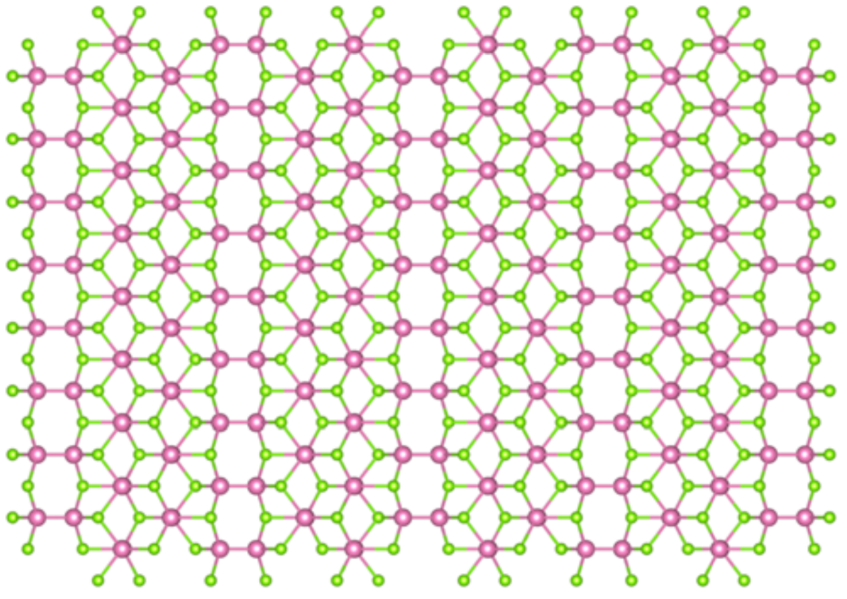
#> input picture rsc/hw03/q1.png, 1694 x 1197 px (shown at 1/2 size)
$ python hw03_01.py   (older library calls are emulated)
#> lines starting #> are read from the running program, lines starting #| are printed output that depends on the picture
### utils/lattice_utils.py
import numpy as np
from sympy import Point, Line, Polygon
from pprint import pprint
from typing import Optional


__author__ = 'Tanjin He'
__maintainer__ = 'Tanjin He'
__email__ = 'tanjin_he@berkeley.edu'


def get_lattice_2D(
    vec_a: np.ndarray,
    vec_b: np.ndarray,
    range_a: Optional[tuple]=None,
    range_b: Optional[tuple]=None,
    range_x: Optional[tuple]=None,
    range_y: Optional[tuple]=None,
):
    if range_a is not None:
        mesh_a = np.arange(range_a[0], range_a[1]+1)
        mesh_b = np.arange(range_b[0], range_b[1]+1)
    elif range_x is not None:
        mesh_a = np.arange(
            int(2*range_x[0]/max(abs(vec_a[0]), abs(vec_b[0]))),
            int(2*range_x[1]/max(abs(vec_a[0]), abs(vec_b[0])))+1,
        )
        mesh_b = np.arange(
            int(2*range_y[0]/max(abs(vec_a[1]), abs(vec_b[1]))),
            int(2*range_y[1]/max(abs(vec_a[1]), abs(vec_b[1])))+1,
        )
    else:
        raise NotImplementedError

    mesh_aa, mesh_bb = np.meshgrid(mesh_a, mesh_b)
    mesh_grid = np.stack([mesh_aa, mesh_bb], axis=-1)
    vec_cell = np.stack([vec_a, vec_b])
    all_points = mesh_grid@vec_cell
    all_points = np.reshape(all_points, (-1, 2))

    # screen points
    lattice_points = []
    if range_x is not None:
        for p in all_points:
            if (
                range_x[0] < p[0] < range_x[1]
                and range_y[0] < p[1] < range_y[1]
            ):
                lattice_points.append(p)
    else:
        lattice_points = all_points

    return np.array(lattice_points)


# [30 lines left out: functions get_bisector_line, get_line_intersection, not called in this run]


def get_polygon_area(vertices):
    polygon_1 = Polygon(*vertices)
    return float(polygon_1.area)


# [30 lines left out: functions get_reciprocal_vectors_2D, get_coordinate_by_combination, not called in this run]

### utils/plot_utils.py
from matplotlib import pyplot as plt
from mpl_toolkits.mplot3d.art3d import Poly3DCollection
from matplotlib.patches import Arc as plt_Arc
from typing import (
    Union,
    Optional,
    List,
)
import numpy as np

from utils.stereogram_utils import SimpleCube, Stereogram
from utils.math_utils import get_polar_coordinate


__author__ = 'Tanjin He'
__maintainer__ = 'Tanjin He'
__email__ = 'tanjin_he@berkeley.edu'


def fig_from_fig_or_none(
    fig: Optional[plt.Figure] = None,
    ax: Optional[plt.Axes] = None,
):
    if (ax is None) and (fig is None):
        fig = plt.figure(figsize=(12, 10), constrained_layout=True)
        ax = fig.add_subplot(111)
    elif (ax is None) and (fig is not None):
        fig = plt.figure(fig.number)
        ax = plt.gca()
    else:
        pass
    return fig, ax


def plot_a_point(
    point: np.ndarray,
    ax: plt.Axes,
    **kwargs,
):
    ax.plot(
        *point,
        **kwargs,
    )


def plot_a_line(
    point_1: np.ndarray,
    point_2: np.ndarray,
    ax: plt.Axes,
    **kwargs,
):
    # ax.plot(
    #     [point_1[0], point_2[0]],
    #     [point_1[1], point_2[1]],
    #     **kwargs,
    # )
    points = np.stack([point_1, point_2], axis=-1)
    ax.plot(
        *points,
        **kwargs,
    )


# [266 lines left out: functions plot_a_cell, get_fill_range_2D, draw_a_cube, draw_a_stereogram, draw_cube_stereogram_framework, draw_stereogram_framework, not called in this run]

### hw03/hw03_01.py
import numpy as np
from matplotlib import pyplot as plt
import matplotlib.path as mpath
from pprint import pprint

from utils.lattice_utils import get_lattice_2D
from utils.plot_utils import fig_from_fig_or_none
from utils.plot_utils import plot_a_point
from utils.plot_utils import plot_a_line


__author__ = 'Tanjin He'
__maintainer__ = 'Tanjin He'
__email__ = 'tanjin_he@berkeley.edu'


def plot_framework(
    save_fig=False,
    show_fig=False,
):
#> called with save_fig = False, show_fig = False
    fig = plt.figure(
        figsize=(12, 8.5),
    )
    ax = fig.add_subplot(111)

    image = plt.imread(path_image)
#> image is the input picture: shape (1197, 1694, 3) float32; mean R, G, B 0.92, 0.912, 0.866
    ax.imshow(
        image,
        extent=[
            -image.shape[1]/2+image_shift_xy[0],
            image.shape[1]/2+image_shift_xy[0],
            -image.shape[0]/2+image_shift_xy[1],
            image.shape[0]/2+image_shift_xy[1],
        ]
    )

    ax.set_xlim(
        left=-image.shape[1] / 2 + image_shift_xy[0],
        right=image.shape[1] / 2 + image_shift_xy[0],
    )
    ax.set_ylim(
        bottom=-image.shape[0] / 2 + image_shift_xy[1],
        top=image.shape[0] / 2 + image_shift_xy[1],
    )
    ax.set_aspect('equal', adjustable='box')

    if not show_axis:
        ax.axis('off')
    else:
        ax.plot(
            [0, 0],
            [-500, 500],
        )
        ax.plot(
            [-500, 500],
            [0, 0],
        )
        origin = np.array((0.0, 0.0))
        edge_vis_config = {}
        plot_a_line(
            point_1=origin,
            point_2=vec_a,
            ax=ax,
            **edge_vis_config,
        )
        plot_a_line(
            point_1=origin,
            point_2=vec_b,
            ax=ax,
            **edge_vis_config,
        )
        plot_a_line(
            point_1=vec_a,
            point_2=vec_a+vec_b,
            ax=ax,
            **edge_vis_config,
        )
        plot_a_line(
            point_1=vec_b,
            point_2=vec_a+vec_b,
            ax=ax,
            **edge_vis_config,
        )

    plt.tight_layout()

    if save_fig:
        plt.savefig('../plots/hw03/q_1_background.png', dpi=300)
    if show_fig:
        plt.show()

    return fig, ax


def plot_1a(save_fig=False, show_fig=False):
    # plotting params
    range_a = (-10, 10)
    range_b = (-10, 10)

    lattice_points = get_lattice_2D(
        vec_a=primitive_a,
        vec_b=primitive_b,
        range_a=range_a,
        range_b=range_b,
    )

    fig, ax = plot_framework(
        save_fig=False,
        show_fig=False,
    )
    fig, ax = fig_from_fig_or_none(fig=fig, ax=ax)

    # draw lattice points
    ax.plot(
        lattice_points[:, 0],
        lattice_points[:, 1],
        linestyle='none',
        marker='o',
        markersize=8,
        color='tab:gray',
    )

    if save_fig:
        plt.savefig('../plots/hw03/q_1a.png', dpi=300)
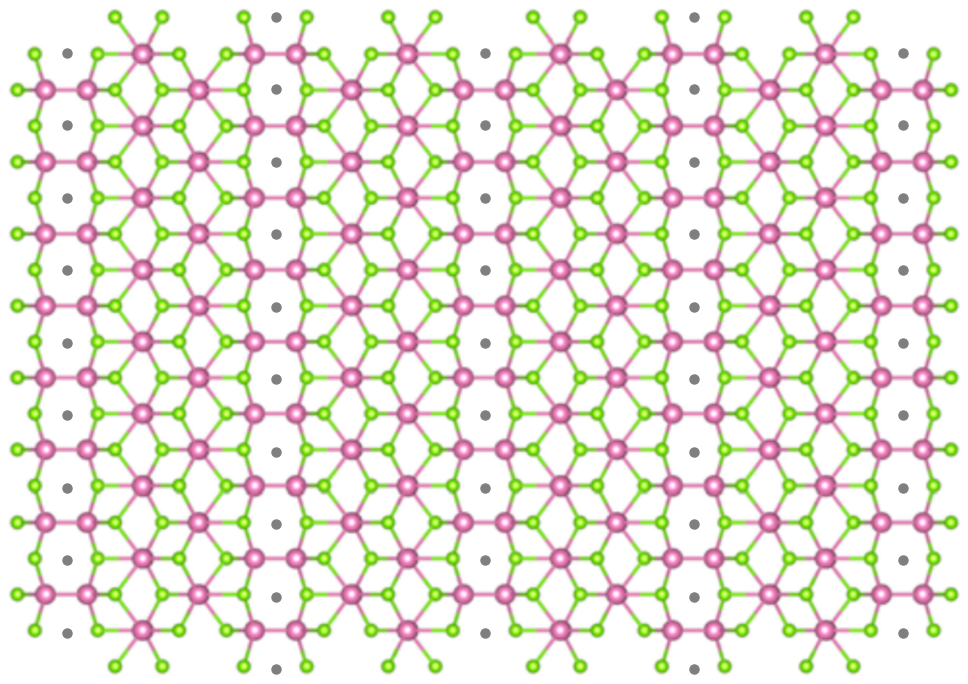
#> figure drawn by matplotlib, 1 panel
    if show_fig:
        plt.show()

    return fig, ax


def plot_1b(save_fig=False, show_fig=False):
#> called with save_fig = True, show_fig = True
    fig, ax = plot_1a(
        save_fig=False,
        show_fig=False,
    )
    fig, ax = fig_from_fig_or_none(fig=fig, ax=ax)

    # add primitive cell
    edge_vis_config = {
        'color': 'tab:gray',
    }
    origin = np.array((0.0, 0.0))
    plot_a_line(
        point_1=origin,
        point_2=primitive_a,
        ax=ax,
        **edge_vis_config,
    )
    plot_a_line(
        point_1=origin,
        point_2=primitive_b,
        ax=ax,
        **edge_vis_config,
    )
    plot_a_line(
        point_1=primitive_a,
        point_2=primitive_a+primitive_b,
        ax=ax,
        **edge_vis_config,
    )
    plot_a_line(
        point_1=primitive_b,
        point_2=primitive_a+primitive_b,
        ax=ax,
        **edge_vis_config,
    )

    # add lattice vectors
    vec_color = 'tab:blue'
    origin = np.array((0.0, 0.0))
    ax.arrow(
        origin[0],
        origin[1],
        primitive_a[0],
        primitive_a[1],
        head_width=18,
        head_length=30,
        linewidth=5,
        facecolor=vec_color,
        edgecolor=vec_color,
        head_starts_at_zero=False,
        length_includes_head=True,
    )
    ax.text(
        primitive_a[0]-120,
        primitive_a[1],
        'a$_1$',
        fontsize=48,
        fontweight='bold',
        color=vec_color,
        )

    ax.arrow(
        origin[0],
        origin[1],
        primitive_b[0],
        primitive_b[1],
        head_width=18,
        head_length=30,
        linewidth=5,
        facecolor=vec_color,
        edgecolor=vec_color,
        head_starts_at_zero=False,
        length_includes_head=True,
    )
    ax.text(
        primitive_b[0]-70,
        primitive_b[1]+25,
        'b$_1$',
        fontsize=48,
        fontweight='bold',
        color=vec_color,
        )

    if save_fig:
        plt.savefig('../plots/hw03/q_1b.png', dpi=300)
    if show_fig:
        plt.show()

    return fig, ax

def plot_1d(save_fig=False, show_fig=False):
#> called with save_fig = True, show_fig = True
    fig, ax = plot_1a(
        save_fig=False,
        show_fig=False,
    )
    fig, ax = fig_from_fig_or_none(fig=fig, ax=ax)

    # add primitive cell
    edge_vis_config = {
        'color': 'tab:gray',
    }
    origin = np.array((0.0, 0.0))
    plot_a_line(
        point_1=origin,
        point_2=vec_a,
        ax=ax,
        **edge_vis_config,
    )
    plot_a_line(
        point_1=origin,
        point_2=vec_b,
        ax=ax,
        **edge_vis_config,
    )
    plot_a_line(
        point_1=vec_a,
        point_2=vec_a + vec_b,
        ax=ax,
        **edge_vis_config,
    )
    plot_a_line(
        point_1=vec_b,
        point_2=vec_a + vec_b,
        ax=ax,
        **edge_vis_config,
    )

    # add lattice vectors
    vec_color = 'tab:blue'
    origin = np.array((0.0, 0.0))
    ax.arrow(
        origin[0],
        origin[1],
        vec_a[0],
        vec_a[1],
        head_width=18,
        head_length=30,
        linewidth=5,
        facecolor=vec_color,
        edgecolor=vec_color,
        head_starts_at_zero=False,
        length_includes_head=True,
    )
    ax.text(
        vec_a[0] - 120,
        vec_a[1],
        'a$_2$',
        fontsize=48,
        fontweight='bold',
        color=vec_color,
    )

    ax.arrow(
        origin[0],
        origin[1],
        vec_b[0],
        vec_b[1],
        head_width=18,
        head_length=30,
        linewidth=5,
        facecolor=vec_color,
        edgecolor=vec_color,
        head_starts_at_zero=False,
        length_includes_head=True,
    )
    ax.text(
        vec_b[0] - 50,
        vec_b[1] + 15,
        'b$_2$',
        fontsize=48,
        fontweight='bold',
        color=vec_color,
    )

    # plot symmetry operations
    op_color = 'black'
    origin = np.array((0.0, 0.0))

    # plot mirrors
    mirror_vis_config = {
        'color': op_color,
        'linewidth': 5,
    }
    plot_a_line(
        point_1=origin,
        point_2=vec_a,
        ax=ax,
        **mirror_vis_config,
    )
    plot_a_line(
        point_1=origin,
        point_2=vec_b,
        ax=ax,
        **mirror_vis_config,
    )
    plot_a_line(
        point_1=vec_a,
        point_2=vec_a+vec_b,
        ax=ax,
        **mirror_vis_config,
    )
    plot_a_line(
        point_1=vec_b,
        point_2=vec_a+vec_b,
        ax=ax,
        **mirror_vis_config,
    )
    plot_a_line(
        point_1=vec_b/2.0,
        point_2=vec_a+vec_b/2.0,
        ax=ax,
        **mirror_vis_config,
    )
    plot_a_line(
        point_1=vec_a/2.0,
        point_2=vec_a/2.0+vec_b,
        ax=ax,
        **mirror_vis_config,
    )

    # plot gliding planes
    glide_vis_config = {
        'color': op_color,
        'linestyle': '--',
        'linewidth': 3,
    }
    plot_a_line(
        point_1=vec_a/4.0,
        point_2=vec_a/4.0+vec_b,
        ax=ax,
        **glide_vis_config,
    )
    plot_a_line(
        point_1=vec_a*3.0/4.0,
        point_2=vec_a*3.0/4.0+vec_b,
        ax=ax,
        **glide_vis_config,
    )
    plot_a_line(
        point_1=vec_b/4.0,
        point_2=vec_a+vec_b/4.0,
        ax=ax,
        **glide_vis_config,
    )
    plot_a_line(
        point_1=vec_b*3.0/4.0,
        point_2=vec_a+vec_b*3.0/4.0,
        ax=ax,
        **glide_vis_config,
    )

    # plot rotation axes
    # Define the ellipse marker.
    circle = mpath.Path.unit_circle()
    verts = np.copy(circle.vertices)
    verts[:, 1] *= 1.618
    # ellipt_marker = mpath.Path(verts, circle.codes)
    ellipt_marker = mpath.Path(verts)

    rotation_vis_config = {
        'color': op_color,
        'linestyle': 'none',
        'marker': ellipt_marker,
        'markersize': 15,
        # 'fillstyle': 'none',
    }
    for pt in [
        origin,
        vec_a/2.0,
        vec_a,
        vec_a/4.0+vec_b/4.0,
        vec_a*3.0/4.0+vec_b/4.0,
        vec_b/2.0,
        vec_a/2.0+vec_b/2.0,
        vec_a+vec_b/2.0,
        vec_a / 4.0 + vec_b*3.0 / 4.0,
        vec_a * 3.0 / 4.0 + vec_b*3.0 / 4.0,
        vec_b,
        vec_a/2.0+vec_b,
        vec_a+vec_b,
    ]:
        plot_a_point(
            point=pt,
            ax=ax,
            **rotation_vis_config,
        )


    if save_fig:
        plt.savefig('../plots/hw03/q_1d.png', dpi=300)
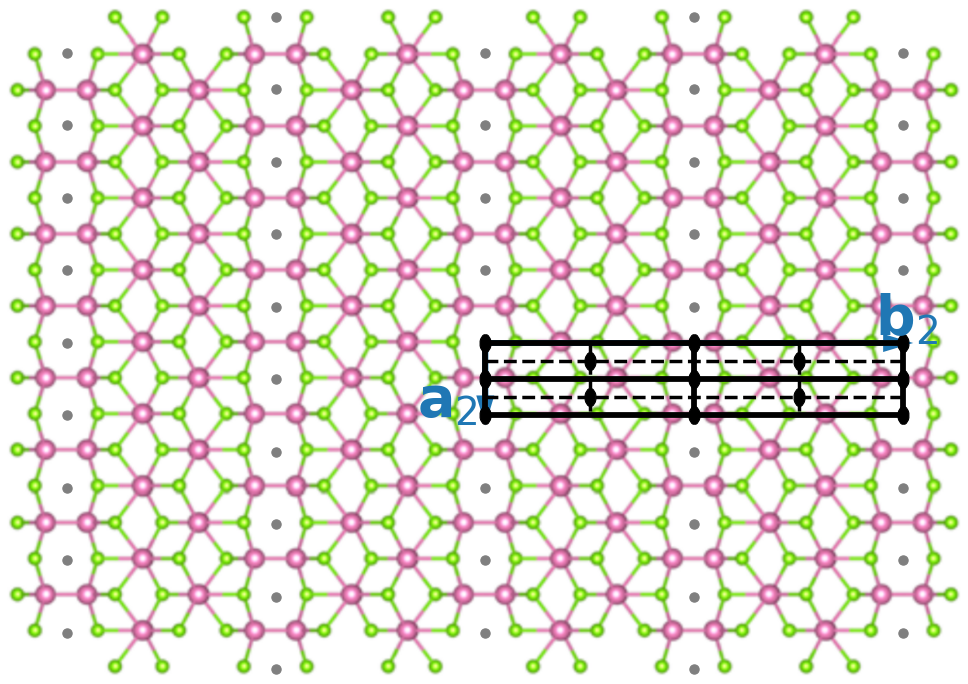
#> figure drawn by matplotlib, 1 panel
    if show_fig:
        plt.show()

    return fig, ax


if __name__ == '__main__':

    show_axis = False
    path_image = '../rsc/hw03/q1.png'
    image_shift_xy = (3.0, -5.0)
    vec_a = np.array((0, -1.0))*127
    vec_b = np.array((1.0, 0.0))*732
    primitive_a = vec_a
    primitive_b = (-vec_a+vec_b)/2.0

    # [4 lines of commented-out code are left out]

    fig, ax = plot_1a(
        save_fig=True,
        show_fig=True,
    )

    fig, ax = plot_1b(
        save_fig=True,
        show_fig=True,
    )

    fig, ax = plot_1d(
        save_fig=True,
        show_fig=True,
    )

$ run again, with rsc/hw03/q2.png copied over rsc/hw03/q1.png
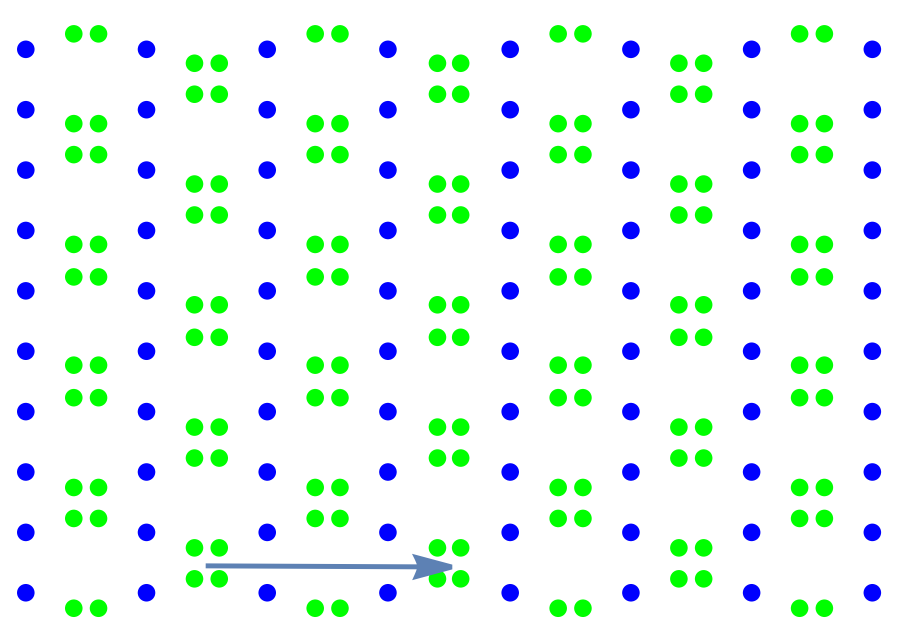
#> input picture rsc/hw03/q2.png, 1815 x 1265 px (shown at 1/2 size)
#> in plot_framework, image is the input picture: shape (1265, 1815, 3) float32; mean R, G, B 0.906, 0.965, 0.94
#> in plot_1a, `plt.savefig('../plots/hw03/q_1a.png', dpi=300)`:
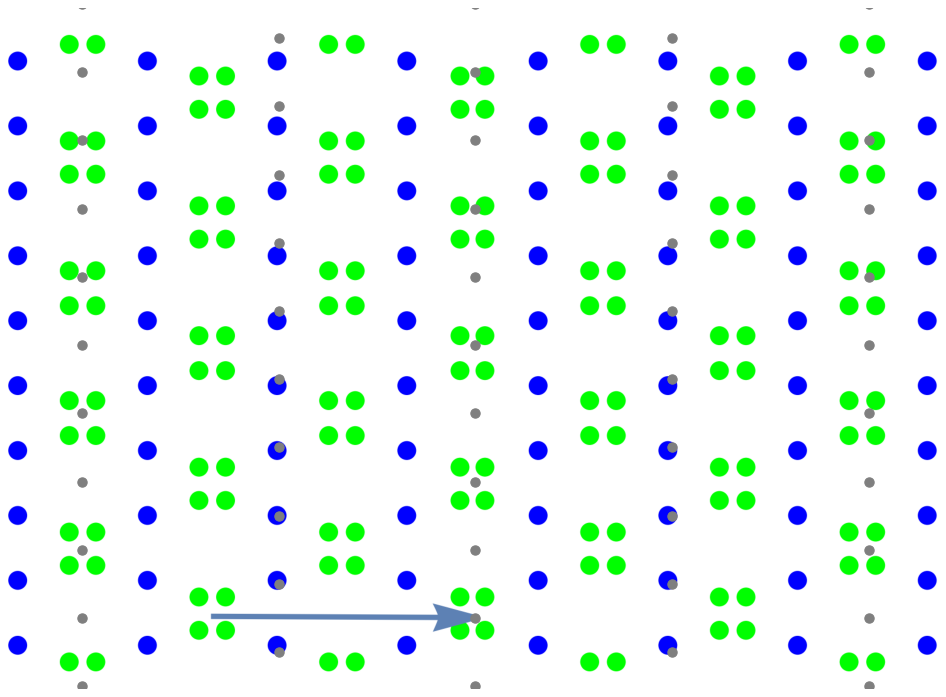
#> figure drawn by matplotlib, 1 panel
#> in plot_1d, `plt.savefig('../plots/hw03/q_1d.png', dpi=300)`:
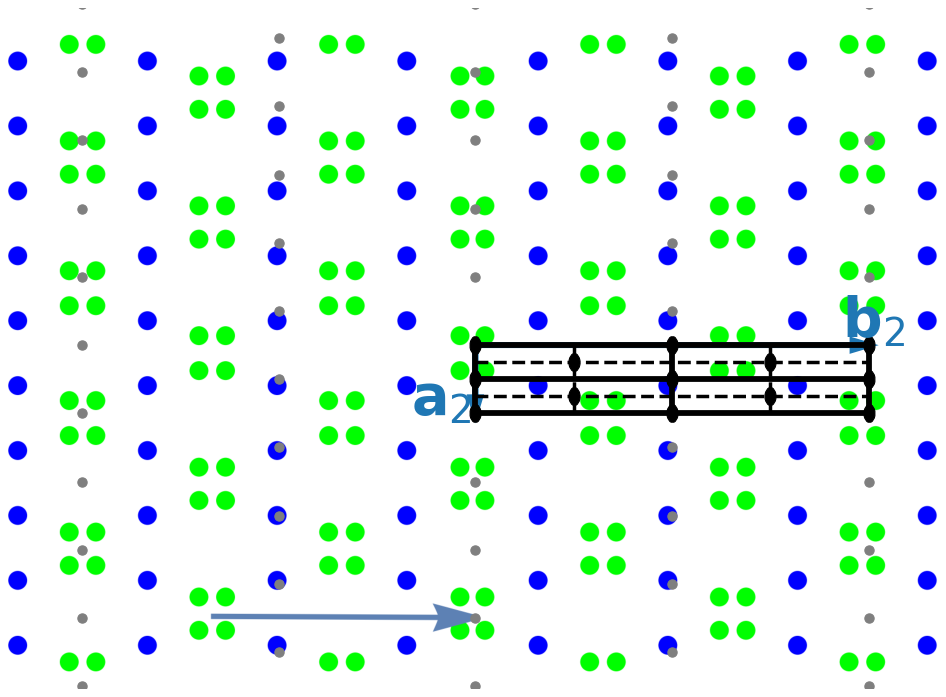
#> figure drawn by matplotlib, 1 panel
